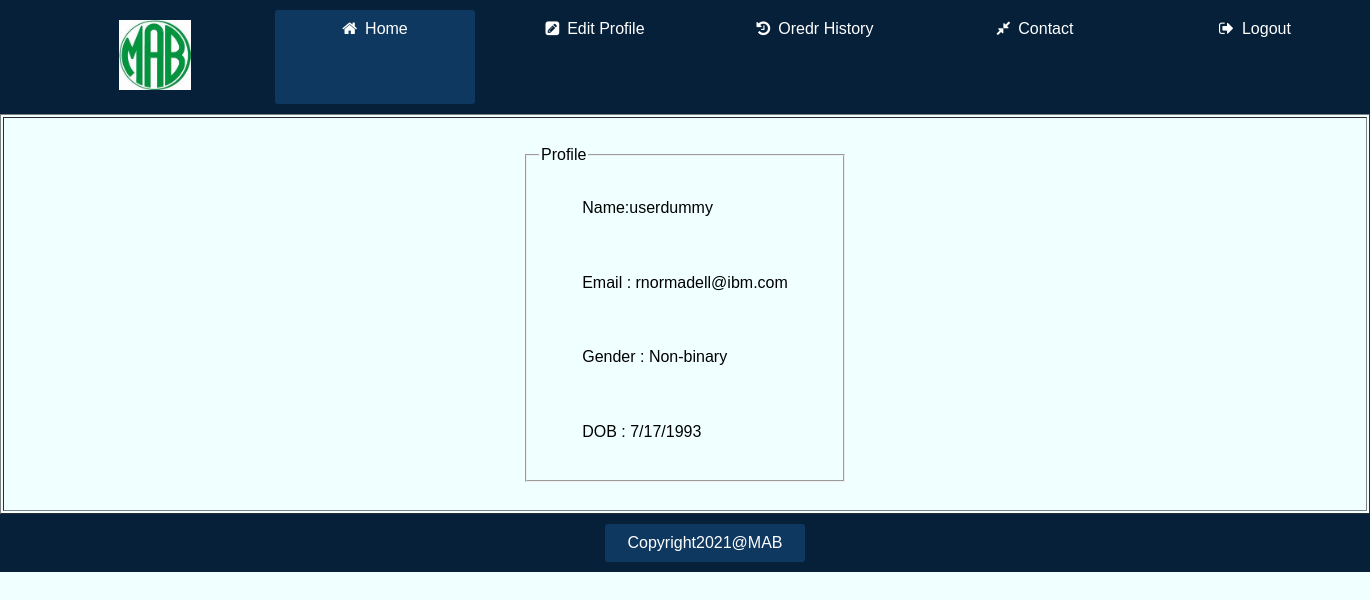
Page /view/viewProCus.php (signed in) on the committed database.
### tables this page shows
CREATE TABLE `user` (
  `id` int(10) NOT NULL,
  `name` varchar(100) NOT NULL,
  `password` varchar(100) NOT NULL,
  `email` varchar(100) NOT NULL,
  `gender` varchar(15) NOT NULL,
  `dob` varchar(15) NOT NULL
);

### model/userModel.php (called while the page is built, shortened)
<?php
  function getUserInformation($username)
  {
		$conn = getConnection();
		$sql = "SELECT * FROM `user` WHERE `name`='{$username}'";
    $result = mysqli_query($conn, $sql);
		$user = [];
		while($row = mysqli_fetch_assoc($result)){
			array_push($user, $row);
		}
		return $user;
	}
?>

### view/viewProCus.php (the view, shortened to what this page needs)
<?php
	if(isset($_SESSION['flag'])){
    require_once('../model/userModel.php');
    }else{
		header('location: ../view/login.php ');
	}
?>
<!DOCTYPE html>
<html lang="en">
<head>
    <link rel="stylesheet" href="../css/style.css">
    <link rel="stylesheet" href="https://stackpath.bootstrapcdn.com/font-awesome/4.7.0/css/font-awesome.min.css">
</head>
<body>
    <div class="menu-bar">
        <ul>
            <li ><img src="../Assets/MabLogo.jpg" height="70px"></li>
            <li class="active"><a href="homeeCus.php"><i class="fa fa-home"></i>Home</a></li>
            <li><a href="editProCus.php"><i class="fa fa-pencil-square"></i>Edit Profile</a></li>
            <li><a href="orderCus.php"><i class="fa fa-history"></i>Oredr History</a></li>
            <li><a href="contact.php"><i class="fa fa-compress"></i>Contact</a></li>
            <li><a href="../controller/logout.php"><i class="fa fa-sign-out"></i>Logout</a></li>
        </ul>
    </div>
    <table border="1" width="100%" align="center" height="400px">
        <td align="center">
        <form method="post" action="logcheckCus.php">
                <fieldset style="width:320px">
                    <legend height>Profile</legend>
                       <table height="300px">
                       <?php
                                $users = getUserInformation($_SESSION["username"]);
                                foreach($users as $user){
                                    echo "<tr>
                                    <td>Name:{$user["name"]}</td>
                                </tr>
                                <tr>
                                    <td>Email :  {$user["email"]} </td>
                                </tr>
                                <tr>
                                    <td>Gender :  {$user['gender']} </td>
                                </tr>
                                <tr>
                                    <td>DOB :   {$user['dob']} </td>
                                </tr>";
                                }
                                ?>
                    </table>
                    </fieldset>
            </form>
        </td>
        </table>
    <div class="menu-bar">
        <ul>
            <li class="active">Copyright2021@MAB</a></li>
        </ul>
    </div>
</body>
</html>

### css/style.css (style rules this page uses)
* { padding: o; margin: 0; box-sizing: border-box; }
body { background-color: azure; background-size: cover; background-position:center ; font-family: sans-serif; }
.menu-bar { background: rgb(6, 32, 58); text-align: center; }
.menu-bar ul { display: inline-flex; list-style: none; color: #fff; }
.menu-bar ul li { width: 200px; margin: 10px; padding: 10px; }
.menu-bar ul li a { text-decoration: none; color: #fff; }
.active,.menu-bar ul li:hover { background-color: rgb(15, 56, 97); border-radius: 3px; }
.menu-bar .fa { margin-right:8px ; }

### rows in the picture
user: name "userdummy", email "rnormadell@ibm.com", gender "Non-binary", dob "7/17/1993"
